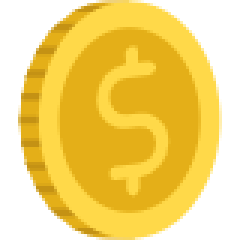
#> input picture images/coin.png, 80 x 80 px (shown 3 times larger)
$ python main.py   (older library calls are emulated)
#> lines starting #> are read from the running program, lines starting #| are printed output that depends on the picture
### autostereogram_generator.py
import numpy as np
from depth_map import normalize

def make_autostereogram(depthmap, pattern, shift_amplitude=0.1, invert=False):
    "Creates an autostereogram from depthmap and pattern."
    depthmap = normalize(depthmap)
    if invert:
        depthmap = 1 - depthmap
    autostereogram = np.zeros_like(depthmap, dtype=pattern.dtype)
    for r in np.arange(autostereogram.shape[0]):
        for c in np.arange(autostereogram.shape[1]):
            if c < pattern.shape[1]:
                autostereogram[r, c] = pattern[r % pattern.shape[0], c]
            else:
                shift = int(depthmap[r, c] * shift_amplitude * pattern.shape[1])
                autostereogram[r, c] = autostereogram[r, c - pattern.shape[1] + shift]
    return autostereogram

### display.py
import numpy as np
import matplotlib.pyplot as plt
import skimage, skimage.io

plt.rcParams['figure.dpi'] = 150

# [4 lines left out: function blank_image, not called in this run]

def display(img, colorbar=False):
    "Displays an image."
    plt.figure(figsize=(10, 10))
    if len(img.shape) == 2:
        i = skimage.io.imshow(img, cmap='gray')
    else:
        i = skimage.io.imshow(img)
    if colorbar:
        plt.colorbar(i, shrink=0.5, label='depth')
    plt.tight_layout()
    plt.show()

### make_pattern.py
import numpy as np

def make_pattern(shape=(16, 16), levels=1024):
    "Creates a pattern from gray values."
    return np.random.randint(0, levels - 1, shape) / levels
# For this function we use a random generation of values between 0 and 1, where 1 is white and 0 is black.

### depth_map.py
import numpy as np
# Using the general equation of a circle, the depth map is set in black first and then it is compared to the set radius.
def create_circular_depthmap(shape=(600, 800), center=None, radius=100):
    "Creates a circular depthmap, centered on the image."
    depthmap = np.zeros(shape, dtype=np.float)
    r = np.arange(depthmap.shape[0])
    c = np.arange(depthmap.shape[1])
    R, C = np.meshgrid(r, c, indexing='ij')
    if center is None:
        center = np.array([r.max() / 2, c.max() / 2])
    d = np.sqrt((R - center[0])**2 + (C - center[1])**2)
    depthmap += (d < radius)
    return depthmap
# Even if the circle before only has values in a [0,1] range, every depth map inserted must be normalized for having no errors in the application of the algorithm.
def normalize(depthmap):
    "Normalizes values of depthmap to [0, 1] range."
    if depthmap.max() > depthmap.min():
        return (depthmap - depthmap.min()) / (depthmap.max() - depthmap.min())
    else:
        return depthmap

### main.py
# main code of autostereogram project
from display import display, blank_image
from tile_horizontally import tile_horizontally
from make_pattern import make_pattern
from depth_map import create_circular_depthmap, normalize
from autostereogram_generator import make_autostereogram
import numpy as np
import skimage
# Horizontally Shifted Patterns code
repeated_image = skimage.io.imread('images/coin.png')
#> repeated_image is the input picture: shape (80, 80, 4); mean R, G, B, A 163, 131.4, 30.9, 170

# [7 lines of commented-out code are left out]
pattern = make_pattern(shape=(128, 64))

depthmap = create_circular_depthmap(radius=100)

autostereogram = make_autostereogram(depthmap, pattern)

display(autostereogram)
#> in display, `plt.show()`:
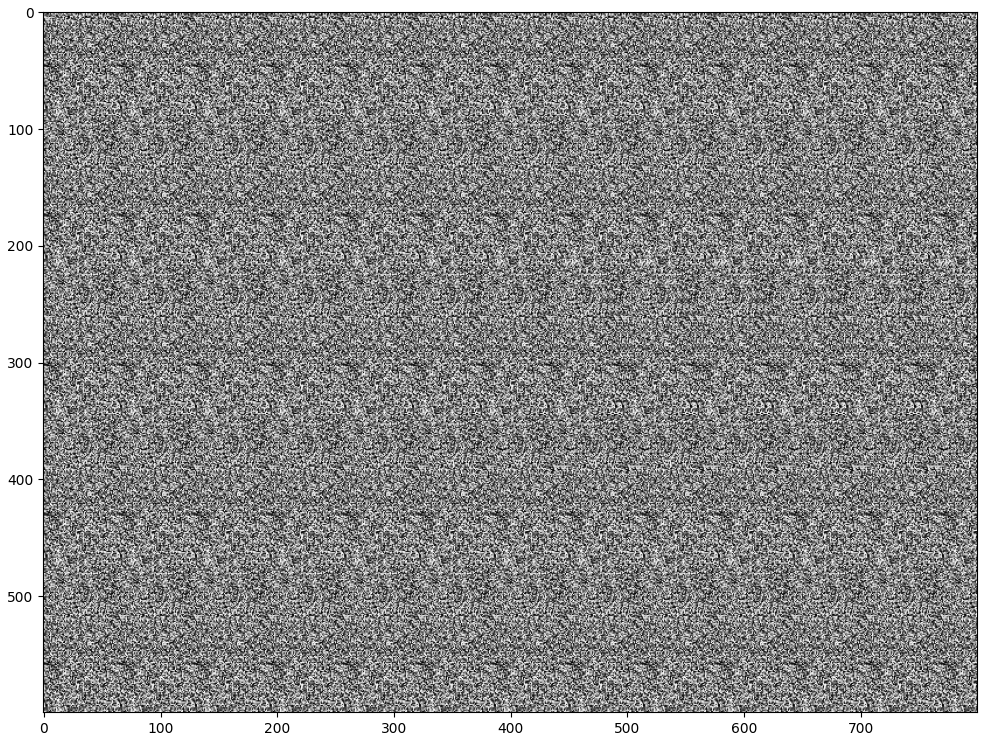
#> figure drawn by matplotlib, 1 panel
